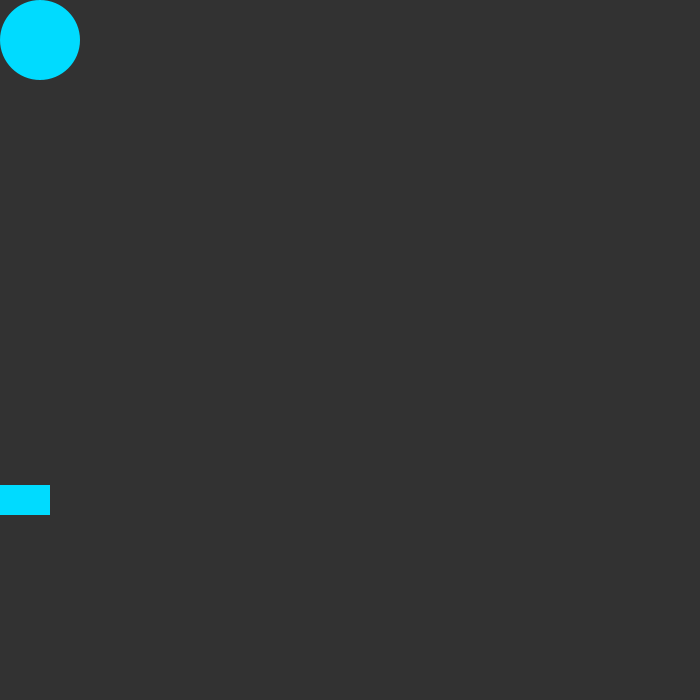
Frame 1 (no input)
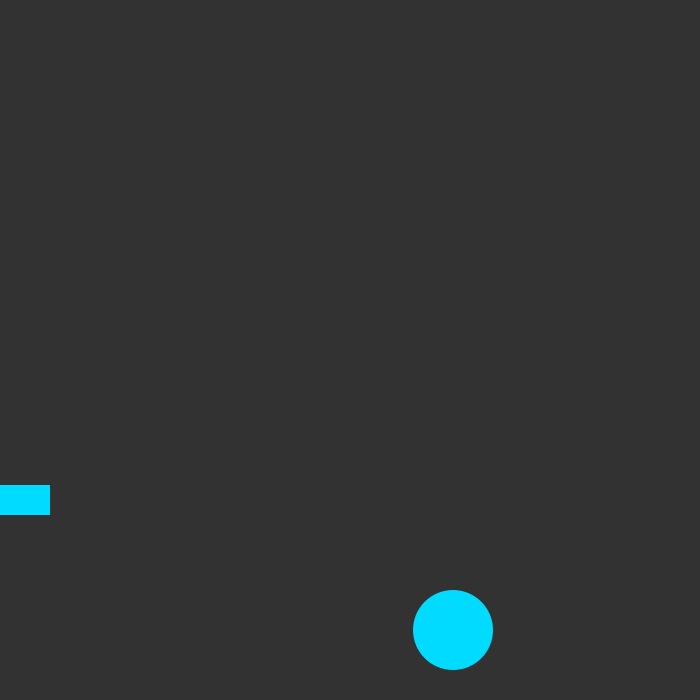
Frame 60 (the mouse pressed at the canvas centre just before this capture)
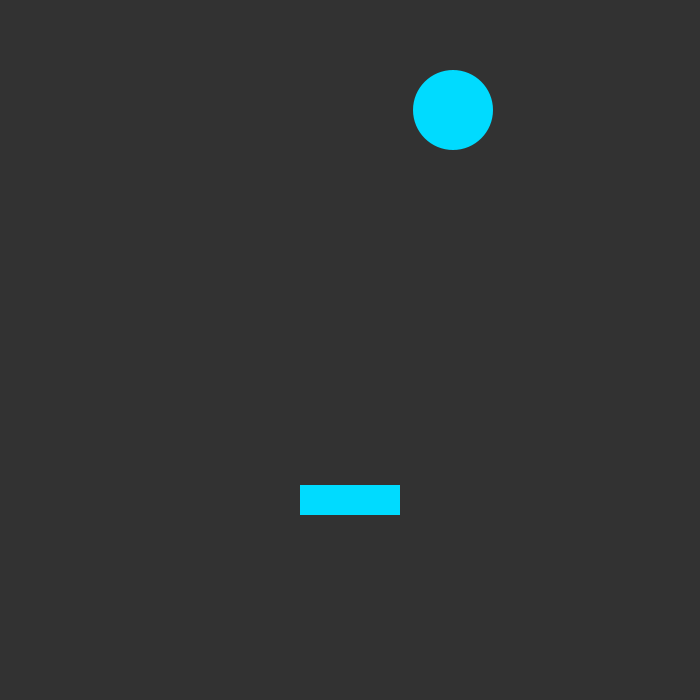
Frame 120 (the mouse held since frame 60 and released just before this capture)

The Processing sketch that drew these frames (run headless with seeded random() and noise(); from frame 60 on, the mouse is pressed at the canvas centre):

// Processing sketch: processing_111219
// ── processing_111219.pde

int diamiter=80; //size of circle
int directiony=1; //falling up or down?
int directionx=1; // moveing left or right?
int distancey=diamiter/2; //center or circle Virtical
int distancex=diamiter/2; //center of circle Horizontal
int speedx=7; //how fasst left or right
int speedy=10; //how fast up or down
//int bar=height-200;  //the center of the bar In the Y

void setup() {
  size (700, 700);
  fill (0,219,255);
  noStroke();
  //frameRate (900);
}

void draw() {
  background (50);
  ellipse (distancex, distancey, diamiter, diamiter);
  rectMode (CENTER);
  rect (mouseX, height-200, 100, 30);
  //  ellipse (distance, height/3, diamiter, diamiter);
  //  ellipse (width-100, distance, diamiter, diamiter);
  //  ellipse (distance, height-300, diamiter, diamiter);
  //  ellipse (width/9, distance, diamiter, diamiter);
  //  ellipse (distance, height/10, diamiter, diamiter);
  distancey=distancey+speedy*directiony;
  distancex=distancex+speedx*directionx;
  //hit bottom or top
  if (distancey<(0+diamiter/2)) {
    directiony=-directiony;
  }
  //hit the god damn bar
  if (distancey>=height-230 && mouseX-50 <= distancex && distancex <= mouseX+50) { 
    directiony=-directiony;
  }
  //miss the bar and bounce on bottom of screen
  if (distancey>height-diamiter/2) {
    directiony=-directiony;
  }
  //hit left or right
  if (distancex>width-diamiter/2||distancex<1+diamiter/2) {
    directionx=-directionx;
  }
}
